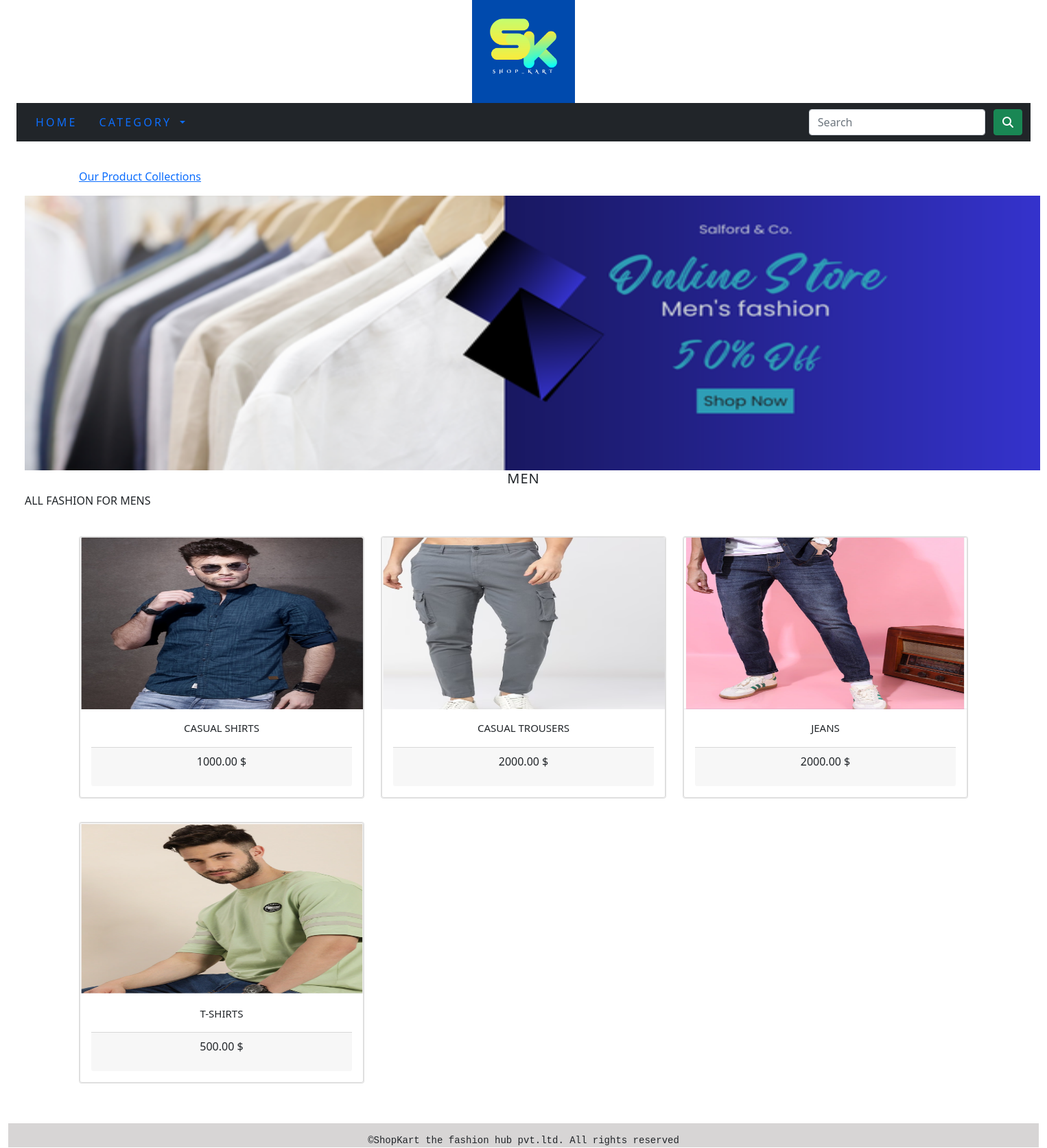
Page /shop/men/ on the committed database.
### shopcart_app/models.py (models this page shows, shortened)
class Category(models.Model):
    name = models.CharField(max_length=250, unique=True)
    slug = models.SlugField(max_length=250, unique=True)
    description = models.TextField(blank=True)
    image = models.ImageField(upload_to='category', blank=True)
    class Meta:
        ordering = ('name',)
        verbose_name = "Category"
        verbose_name_plural = "Categories"
    def get_url(self):
        return reverse("shopcart_app:Products_by_category", args=[self.slug])

class Product(models.Model):
    name = models.CharField(max_length=250, unique=True)
    slug = models.SlugField(max_length=250, unique=True)
    description = models.TextField(blank=True)
    image = models.ImageField(upload_to='product', blank=True)
    price = models.DecimalField(max_digits=10, decimal_places=2)
    category = models.ForeignKey(Category, on_delete=models.CASCADE)
    stock = models.IntegerField()
    available = models.BooleanField(default=True)
    created = models.DateTimeField(auto_now_add=True)
    updated = models.DateTimeField(auto_now=True)
    def get_url(self):
        return reverse("shopcart_app:ProdCatDet", args=[self.category.slug, self.slug])
    class Meta:
        ordering = ('name',)
        verbose_name = "Product"
        verbose_name_plural = "products"

### shopcart_app/views.py (the view)
# urls.py: path('', views.allProdCat, name='allProdCat'),
def allProdCat(request, c_slug=None):
    c_page = None
    products_list = None
    if c_slug != None:
        c_page = get_object_or_404(Category, slug=c_slug)
        products_list = Product.objects.all().filter(category=c_page, available=True)
    else:
        products_list = Product.objects.all().filter(available=True)
    paginator = Paginator(products_list, 6)
    try:
        page = int(request.GET.get("page", '1'))
    except:
        page = 1
    try:
        products = paginator.page(page)
    except(EmptyPage, InvalidPage):
        products = paginator.page(paginator.num_pages)
    return render(request, "category.html", {"category": c_page, "products": products})

### cart/context_processors.py (called while the page is built)
def counter(request):
    item_count = 0
    if "admin" in request.path:
        return {}
    else:
        try:
            cart = Cart.objects.filter(cart_id = _cart_id(request))
            cart_items = CartItem.objects.all().filter(cart = cart[:1])
            for cart_item in cart_items:
                item_count += cart_item.quantity
        except Cart.DoesNotExist:
            item_count = 0
    return dict(item_count = item_count)

### cart/views.py (called while the page is built)
def _cart_id(request):
    cart = request.session.session_key
    if not cart:
        cart = request.session.create()
    return cart

### shopcart_app/context_processors.py (called while the page is built)
def menu_links(request):
    links = Category.objects.all()
    return dict(links=links)

### templates/category.html (shortened to what this page needs)
{% extends "base.html" %}
{% load static %}
{% block content %}
{% if category %}
<div class="container">
    <div class="row my_row_class">
        <div class="mx_auto">
            <p ><a href="{% url 'shopcart_app:allProdCat' %}">Our Product Collections</a></p>
        </div>
    </div>
</div>
{% endif %}
<div>
    <div class="container-fluid">
        {% if category %}
            <img class="my_image" style="height:400px; width:1480px;" src="{{category.image.url}}" alt="{{category.name}}">
            <br>
            <div>
                <h1 class="text-center my_title">{{category.name}}</h1>
                <p class="text-justify">{{category.description}}</p>
            </div>
        {% endif %}
    </div>
</div>
<div>
    <div>
    <div class="container">
        <div class="row mx_auto">
                {% for product in products.object_list %}
                <div class="my_bottom_margin col-9 col-sm-12 col-md-4 col-lg-4"><br>
                    <div class="card">
                        <div class="card text-center" style="min-width: 18rem;">
                            <a href="{{product.get_url}}"><img class="card-img-top " src="{{product.image.url}}" height="250" width="300" alt="{{product.name}}"></a>
                            <div class="card-body">
                                <div class="card-info">
                                    <p class="text-title">{{product.name}}</p>
                                </div>
                                <div class="card-footer">
                                    <p class="text-title">{{product.price}} $</p>
                                </div>
                            </div>
                        </div>
                    </div>
                </div>
            {% endfor %}
        </div>
    </div>
    <br>
    </div>
</div>
{% endblock %}

### static/css/custom.css (style rules this page uses)
.my_row_class { padding-top:15px; }
.my_image { width:100%; height:auto; }
.my_title { font-size:20px; font-weight:200; text-transform:uppercase; letter-spacing:.05em; }
.my_bottom_margin { margin-bottom:10px; }
.card-info p { text-transform:uppercase; font-size: 15px; text-shadow: rgba(0, 0, 0, 0.42); }

### rows in the picture
Category: image (picture), name "MEN", description "ALL FASHION FOR MENS"
Product: image (picture), name "CASUAL SHIRTS", price "1000.00"
Product: image (picture), name "CASUAL TROUSERS", price "2000.00"
Product: image (picture), name "JEANS", price "2000.00"
Product: image (picture), name "T-SHIRTS", price "500.00"
